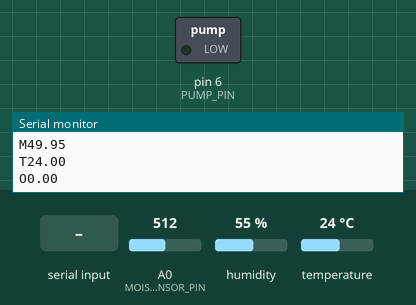
A sketch run on a simulated Arduino Uno, built with avr-gcc and run on an emulated ATmega328P. Shown: switched loads named in the sketch (green lamp = pin HIGH), the last lines printed to the serial monitor. The test bench sets the inputs (shaded band); at power-on: A0 (MOISTURESENSOR_PIN) = 512, humidity 55 %, temperature 24 °C.

Above: at 10.5 s.
10.6 s: "p90\n" received over Serial
At 11.7 s:
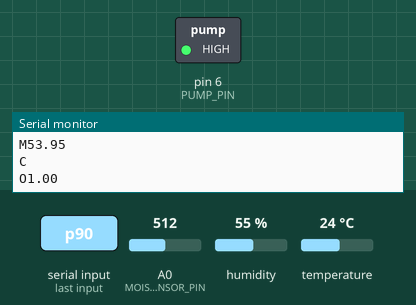
12.1 s: "p" received over Serial
At 14.3 s:
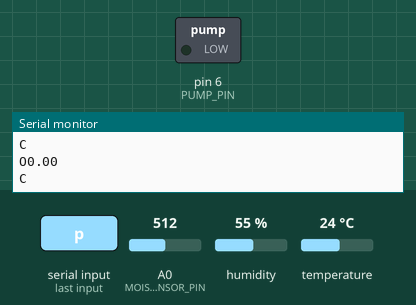
14.6 s: "a90\n" received over Serial
At 15.9 s:
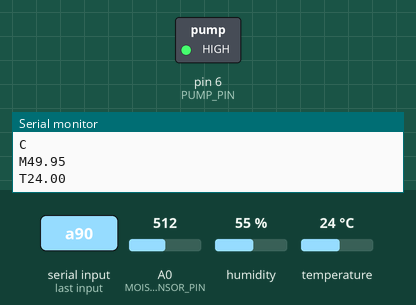
Timing chart, 0 to 21.2 s (numbered marks = the images above; inputs shaded):
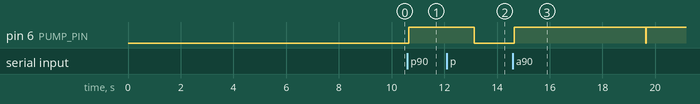

The sketch:

UNOR3.ino
```cpp
// >> UNO R3, PROGRAMMED FOR M.5 PROJECT

// >> LIBRARIES
#include <dht.h>
#include <SimpleTimer.h>

// >> VARIABLE DECLARATIONS
#define PUMP_PIN 6
#define DHT11_PIN 7
#define MOISTURESENSOR_PIN A0
dht DHT;
SimpleTimer timer;

const int In[1] = { MOISTURESENSOR_PIN };
const int Out[2] = { PUMP_PIN, DHT11_PIN };
bool isWatering = false;
int isAutoOn = 0, isPumpOn = 0, ReadDHT;
float Moisture, MoisturePercentage, Temperature, Humidity;

// >> SETTINGS
const float WetPercentage = 60;
const int AutoWateringDelay, TolerancePercentage = 4.25;

// >> DATA SEND FUNCTIONS
void unoDataSend(float value, String code) {
  Serial.println(code + value);
}
void checkConnected() {
  Serial.println("C");
}
void checkSwitch() {
  unoDataSend(isWatering, "O");
}
void checkMoisture() {
  unoDataSend(MoisturePercentage, "M");  // Calculates moisture as a percent
}
void checkTemperature() {
  unoDataSend(Temperature, "T");
}
void checkHumidity() {
  unoDataSend(Humidity, "H");
}

// >> SETUP
void setup() {
  Serial.begin(115200);

  // >> CONNECTION DELAY
  for (int i = 0; i < 89; i++) {
    delay(105);
  }
  // >> INPUT PINMODE
  for (int i = 0; i < sizeof(In); i++) {
    pinMode(In[i], INPUT);
  }
  // >> OUTPUT PINMODE
  for (int i = 0; i < sizeof(Out); i++) {
    pinMode(Out[i], OUTPUT);
  }

  // >> DATA SEND INITIATIONS
  timer.setInterval(95L, checkConnected);
  timer.setInterval(100L, checkSwitch);
  timer.setInterval(150L, checkMoisture);
  timer.setInterval(1000L, checkHumidity);
  timer.setInterval(1050L, checkTemperature);
}

// >> LOOP
void loop() {
  // >> TIMER RUN
  timer.run();

  // >> VALUE ASSIGNATIONS
  ReadDHT = DHT.read11(DHT11_PIN);
  Moisture = analogRead(MOISTURESENSOR_PIN);
  Temperature = DHT.temperature;
  Humidity = DHT.humidity;

  // >> CONDITION INSPECTIONS & WRITES
  if (!isWatering) {
    MoisturePercentage = 100 - (Moisture / 1023) * 100;
  } else {
    MoisturePercentage = 100 - (Moisture / 1023) * 100 + TolerancePercentage;
  }

  if (isPumpOn) {
    isWatering = true;
    digitalWrite(PUMP_PIN, 1);
  } else if (isAutoOn && MoisturePercentage <= WetPercentage) {
    isWatering = true;
    digitalWrite(PUMP_PIN, 1);
    delay(5000);
    isWatering = false;
    digitalWrite(PUMP_PIN, 0);
  } else {
    isWatering = false;
    digitalWrite(PUMP_PIN, 0);
  }
}

// >> SERIAL EVENT FUNCTION
void serialEvent() {
  while (Serial.available()) {
    char myChar = (char)Serial.read();

    // >> SERIAL EVENT CONDITIONS
    if (myChar == 'a') {
      int value = Serial.parseInt();
      isAutoOn = value;
    }
    if (myChar == 'p') {
      int value = Serial.parseInt();
      isPumpOn = value;
    }
  }
}
```

Measured:
- after the input at 10.6 s, pin 6 (PUMP_PIN): LOW → HIGH at once
- after the input at 12.1 s, pin 6 (PUMP_PIN): HIGH → LOW after 1.0 s
- after the input at 14.6 s, pin 6 (PUMP_PIN): LOW → HIGH at once, → LOW 5.0 s later, → HIGH 0.02 s later
